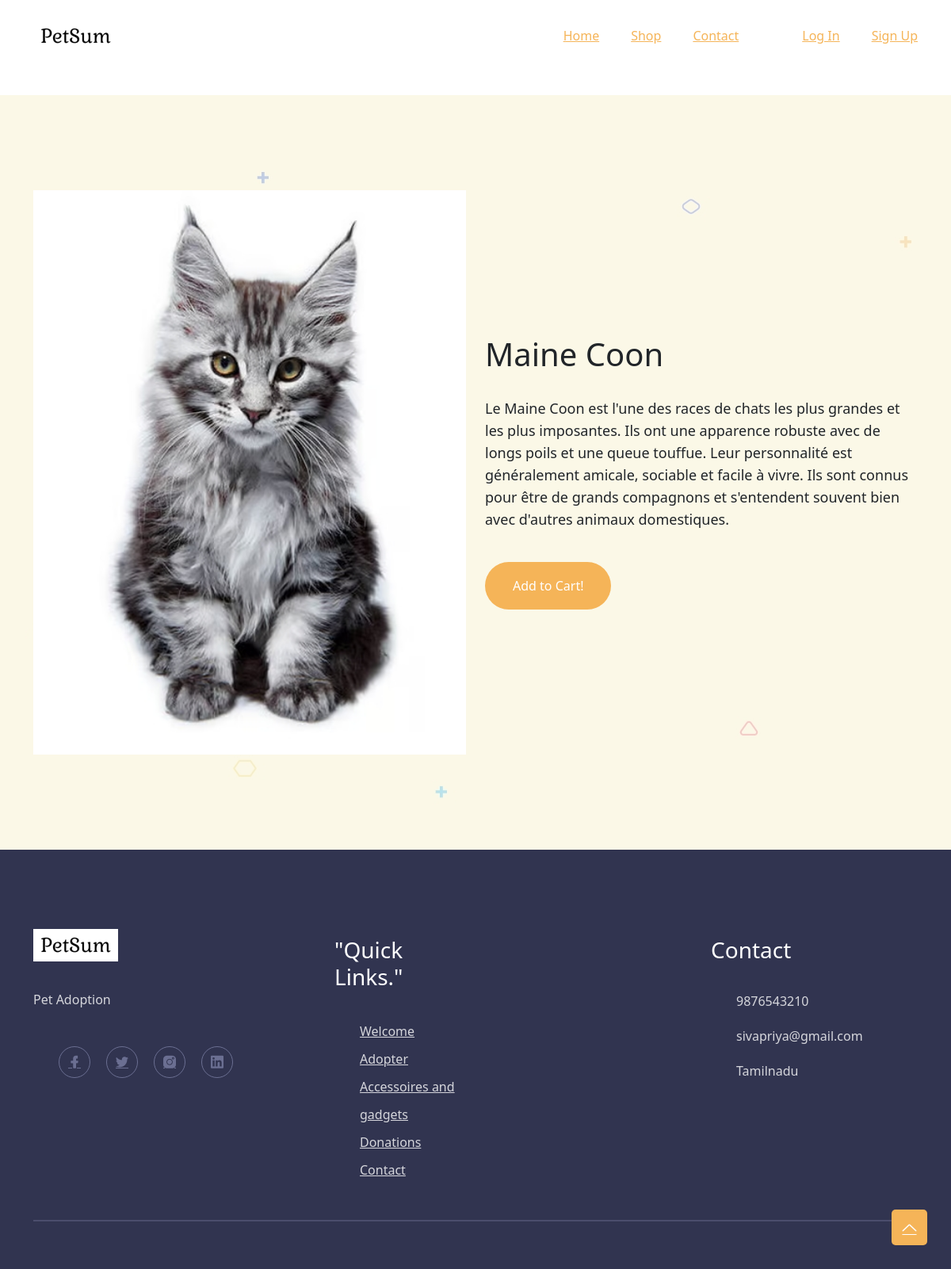
/1/, run on the app's committed database.
### item/models.py (models this page shows, shortened)
class Item(models.Model):
    category = models.ForeignKey(Category, related_name='items', on_delete=models.CASCADE)
    name = models.CharField(max_length=255)
    description = models.TextField(blank = True, null=True)
    price = models.FloatField()
    image = models.ImageField(upload_to='item_images', blank=True, null=True)
    is_sold = models.BooleanField(default=False)
    created_by = models.ForeignKey(User, related_name='items',on_delete=models.CASCADE)

### item/views.py (the view)
# urls.py: path('<int:pk>/', views.detail, name='detail'),
def detail(request, pk):
    item = get_object_or_404(Item, pk=pk)
    return render(request, 'item/detail.html', {
        'item': item,
    })

### item/Templates/item/detail.html (shortened to what this page needs)
{% extends 'store/base.html' %}
{% block content %}
<section id="about" class="about-section img-bg pt-120 pb-70 mt-120">
			<div class="container">
				<div class="row align-items-center">
					<div class="col-lg-6">
						<div class="about-img wow fadeInUp" data-wow-delay=".5s">
							<img src="{{ item.image.url }}" alt="{{ item.name }}"  >
						</div>
					</div>
					<div class="col-lg-6">
						<div class="about-content">
							<h1 class="mb-30 wow fadeInUp" data-wow-delay=".2s">{{ item.name }}</h1>
							<p class="mb-40 wow fadeInUp" data-wow-delay=".4s">{{ item.description }}</p>
							<button data-item={{item.id}} data-action="add" class="main-btn btn-hover wow fadeInUp update-cart" data-wow-delay=".6s">Add to Cart!</button>
						</div>
					</div>
				</div>
			</div>
		</section>
{% endblock content %}

### static/css/main.css (style rules this page uses)
html { scroll-behavior: smooth; }
body { font-family: "Poppins", sans-serif; font-weight: normal; font-style: normal; color: #6B6F92; overflow-x: hidden; }
* { margin: 0; padding: 0; box-sizing: border-box; }
button, a { transition: all 0.3s ease-out 0s; }
audio, canvas, iframe, img, svg, video { vertical-align: middle; }
h1, h2, h3, h4, h5, h6 { font-weight: 600; margin: 0px; color: #313450; }
h1 { font-size: 45px; }
p { font-size: 18px; font-weight: 400; line-height: 28px; margin: 0px; }
.img-bg { background-position: center center; background-size: cover; background-repeat: no-repeat; width: 100%; height: 100%; }
.main-btn { display: inline-block; font-weight: 500; text-align: center; white-space: nowrap; vertical-align: middle; user-select: none; padding: 18px 35px; font-size: 16px; border-radius: 50px; color: #fff; cursor: pointer; z-index: 5; transition: all .4s ease-in-out; border: none; background: #F5B458; overflow: hidden; }
.btn-hover { position: relative; overflow: hidden; }
.btn-hover::after { content: ''; position: absolute; width: 0%; height: 0%; border-radius: 50%; background: rgba(0, 0, 0, 0.05); top: 50%; left: 50%; padding: 50%; z-index: -1; transition: all 0.3s ease-out 0s; transform: translate3d(-50%, -50%, 0) scale(0); }
.mt-120 { margin-top: 120px; }
.mb-30 { margin-bottom: 30px; }
.mb-40 { margin-bottom: 40px; }
.pt-120 { padding-top: 120px; }
.pb-70 { padding-bottom: 70px; }
.about-section { background: #FCF8E8; background-image: url("../img/about/about-bg.jpg"); }
.about-section .about-img { margin-bottom: 50px; }
.about-section .about-img img { width: 100%; }
.about-section .about-content { margin-bottom: 50px; }

### data on the page
Item: image (picture), name "Maine Coon", description "Le Maine Coon est l'une des races de chats les plus grandes et les plus imposantes. Ils ont une apparence robuste avec de longs poils et une queue touffue. Leur personnalité est généralement amicale, sociable et facile à vivre. Ils sont connus pour être de grands compagnons et s'entendent souvent bien avec d'autres animaux domestiques."
